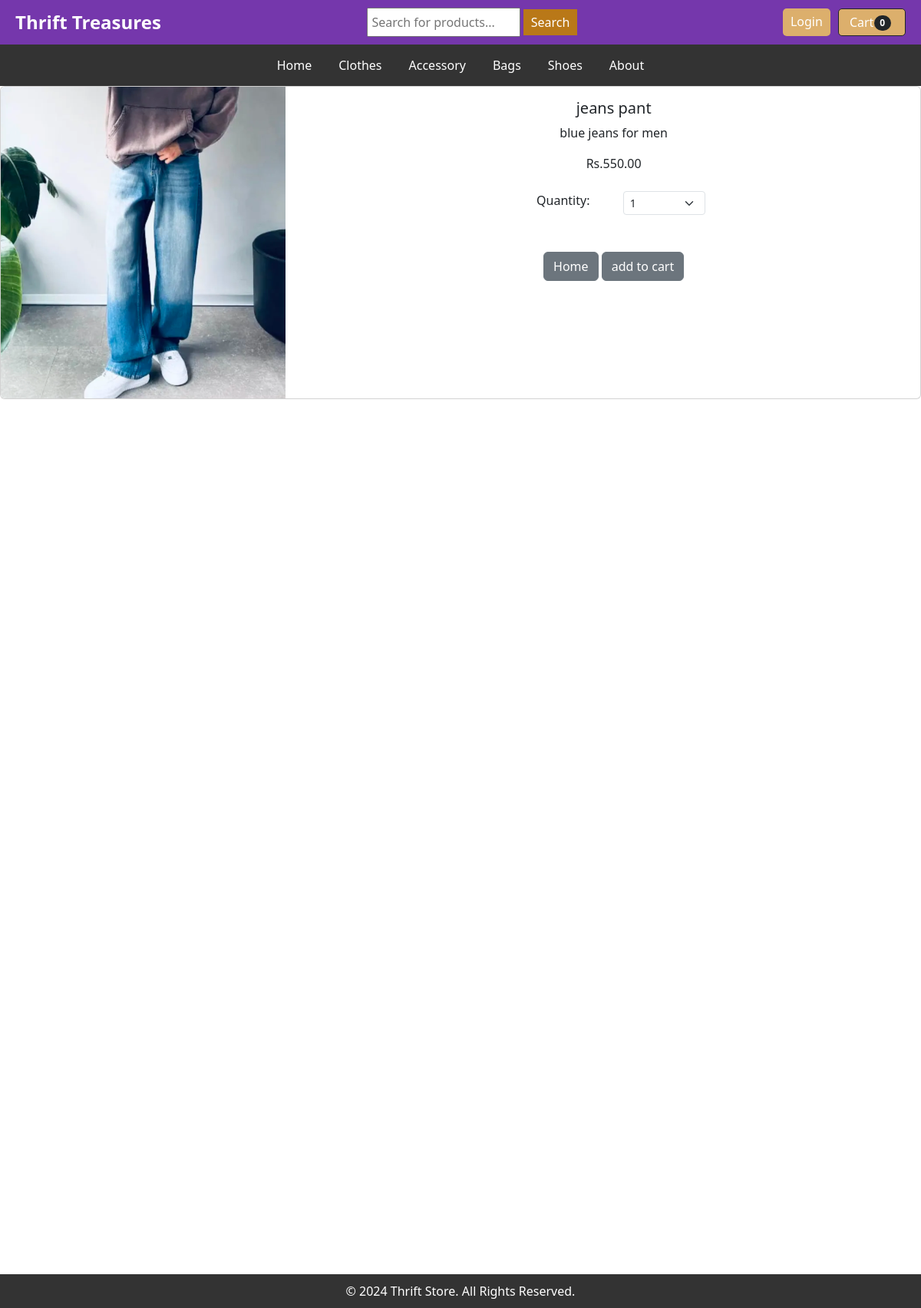
The app's page /product/2 with its own data.
### app1/models.py (models this page shows, shortened)
class Product(models.Model):
    name = models.CharField(max_length=100)
    price = models.DecimalField(default=0,decimal_places=2,max_digits=6)
    category = models.ForeignKey(Category, on_delete=models.CASCADE, default=1)
    description = models.CharField(max_length=260,default='',blank=True,null=True)
    image = models.ImageField(upload_to='uploads/product/')
    is_sale = models.BooleanField(default=False)
    sale_price = models.DecimalField(default=0,decimal_places=2,max_digits=6)

### app1/views.py (the view)
# urls.py: path('product/<int:pk>', views.product, name='product'),
def product(request, pk):
    product = Product.objects.get(id=pk)
    return render(request, 'product.html',{'product':product})

### cart/cart.py (called while the page is built)
	def __len__(self):
		return len(self.cart)

### cart/context_processors.py (called while the page is built)
def cart(request):
    return {'cart': Cart(request)}

### app1/templates/product.html (shortened to what this page needs)
{% extends 'base.html'%}
{% block content %}
<!DOCTYPE html>
<html lang="en">
<head>
    <link href="https://cdn.jsdelivr.net/npm/bootstrap@5.3.3/dist/css/bootstrap.min.css" rel="stylesheet">
</head>
<body>
    <div class="card mb-3">
        <div class="row g-0">
          <div class="col-md-4">
            <img src="{{ product.image.url }}" class="img-fluid rounded-start" >
          </div>
          <div class="col-md-8">
            <div class="card-body">
                <center>
              <h5 class="card-title">{{product.name}}</h5>
              <p class="card-text">{{product.description}}</p>
              {% if product.is_sale %}
                <div class="product-info">
                    <p class="product-category">{{product.category}}</p>
                    <div class="product-rating">
                        ★★★★★ 5
                    </div>
                    <div class="product-pricing">
                        <strike>
                        <span class="discounted-price">Rs.{{product.price}}</span>
                        </strike>
                        &nbsp
                        <span class="discounted-price">Rs.{{product.sale_price}}</span>
                    </div>
                </div>
              {% else %}
                Rs.{{ product.price }}
              {% endif %}
              <br><br>
              <div class="row justify-content-center">
                <div class="col-md-2">Quantity:</div>
                <div class="col-md-2">
              <select class="form-select form-select-sm" id="qty-cart">
                <option value="1">1</option>
              </select>
            </div>
            </div>
              <br><br>
              <a href="{% url 'home'%}" class="btn btn-secondary">Home</a>
              <button type="button" value="{{ product.id }}"
              class ="btn btn-secondary" id= "add-cart">add to cart</button>
                </center>
            </div>
          </div>
        </div>
      </div>
</body>
</html>
<br><br><br><br><br><br><br><br><br><br><br><br><br><br><br><br><br><br><br><br><br><br><br>
<br><br><br><br><br><br><br><br><br><br><br><br><br><br><br><br><br><br><br><br><br><br><br>
{% endblock %}

### static/css/style.css (style rules this page uses)
body { font-family: Arial, sans-serif; margin: 0; padding: 0; box-sizing: border-box; }
button { background-color: #45a049; color: white; border: none; padding: 10px 15px; cursor: pointer; transition: background-color 0.3s; }

### records on screen
Product: image (picture), name "jeans pant", description "blue jeans for men", price "550.00"

### other values on screen
{{ cart|length }} "0"
